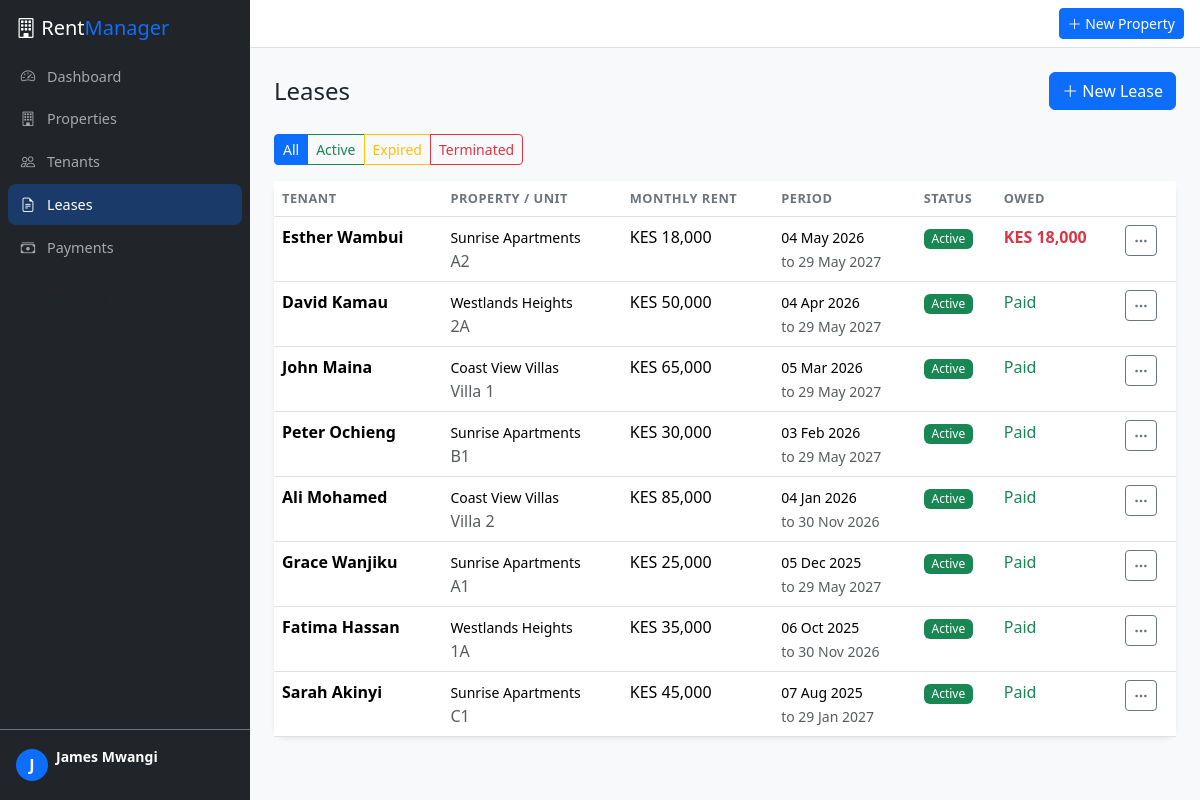
The page /leases/ (signed in) on the database its author committed.
### models.py (models this page shows, shortened)
class User(db.Model):
    __tablename__ = 'users'
    id = db.Column(db.Integer, primary_key=True)
    email = db.Column(db.String(120), unique=True, nullable=False, index=True)
    password_hash = db.Column(db.String(256), nullable=False)
    full_name = db.Column(db.String(120), nullable=False)
    phone = db.Column(db.String(20))
    role = db.Column(db.String(20), nullable=False, default='landlord')  # landlord, manager, admin
    is_active = db.Column(db.Boolean, default=True)
    created_at = db.Column(db.DateTime, default=datetime.utcnow)
    properties = db.relationship('Property', backref='owner', lazy='dynamic')
    audit_logs = db.relationship('AuditLog', backref='user', lazy='dynamic')
    @property
    def is_authenticated(self):
        return True

class Lease(db.Model):
    __tablename__ = 'leases'
    id = db.Column(db.Integer, primary_key=True)
    tenant_id = db.Column(db.Integer, db.ForeignKey('tenants.id'), nullable=False, index=True)
    unit_id = db.Column(db.Integer, db.ForeignKey('units.id'), nullable=False, index=True)
    start_date = db.Column(db.Date, nullable=False)
    end_date = db.Column(db.Date, nullable=False)
    monthly_rent = db.Column(db.Float, nullable=False)
    deposit_amount = db.Column(db.Float, default=0)
    deposit_paid = db.Column(db.Boolean, default=False)
    payment_day = db.Column(db.Integer, default=1)  # day of month rent is due
    status = db.Column(db.String(20), nullable=False, default='active')  # active, expired, terminated
    notes = db.Column(db.Text)
    created_at = db.Column(db.DateTime, default=datetime.utcnow)
    payments = db.relationship('Payment', backref='lease', lazy='dynamic')
    @property
    def months_owed(self):
        if self.status != 'active':
            return 0
        today = date.today()
        last_payment = self.payments.order_by(Payment.period_end.desc()).first()
        if not last_payment:
            months = (today.year - self.start_date.year) * 12 + today.month - self.start_date.month
            return max(0, months)
        months = (today.year - last_payment.period_end.year) * 12 + today.month - last_payment.period_end.month
        return max(0, months - 1)  # -1 because current month may not be due yet
    @property
    def total_owed(self):
        return self.months_owed * self.monthly_rent

class Tenant(db.Model):
    __tablename__ = 'tenants'
    id = db.Column(db.Integer, primary_key=True)
    full_name = db.Column(db.String(120), nullable=False)
    phone = db.Column(db.String(20), nullable=False)
    email = db.Column(db.String(120))
    id_type = db.Column(db.String(30), default='national_id')  # national_id, passport, alien_id
    id_number = db.Column(db.String(30))
    employer = db.Column(db.String(120))
    emergency_contact = db.Column(db.String(120))
    emergency_phone = db.Column(db.String(20))
    created_at = db.Column(db.DateTime, default=datetime.utcnow)
    leases = db.relationship('Lease', backref='tenant', lazy='dynamic')

class Property(db.Model):
    __tablename__ = 'properties'
    id = db.Column(db.Integer, primary_key=True)
    owner_id = db.Column(db.Integer, db.ForeignKey('users.id'), nullable=False, index=True)
    name = db.Column(db.String(120), nullable=False)
    address = db.Column(db.String(255), nullable=False)
    city = db.Column(db.String(80), nullable=False, default='Nairobi')
    property_type = db.Column(db.String(30), nullable=False, default='apartment')  # apartment, house, office, commercial
    description = db.Column(db.Text)
    created_at = db.Column(db.DateTime, default=datetime.utcnow)
    units = db.relationship('Unit', backref='property', lazy='dynamic', cascade='all, delete-orphan')

class Unit(db.Model):
    __tablename__ = 'units'
    id = db.Column(db.Integer, primary_key=True)
    property_id = db.Column(db.Integer, db.ForeignKey('properties.id'), nullable=False, index=True)
    unit_number = db.Column(db.String(20), nullable=False)
    floor = db.Column(db.Integer)
    bedrooms = db.Column(db.Integer, default=1)
    bathrooms = db.Column(db.Integer, default=1)
    sqm = db.Column(db.Float)
    monthly_rent = db.Column(db.Float, nullable=False)
    status = db.Column(db.String(20), nullable=False, default='vacant')  # vacant, occupied, maintenance
    created_at = db.Column(db.DateTime, default=datetime.utcnow)
    leases = db.relationship('Lease', backref='unit', lazy='dynamic')
    maintenance_requests = db.relationship('MaintenanceRequest', backref='unit', lazy='dynamic')

### routes/leases.py (the view)
@leases_bp.route('/')
@login_required
def list_leases():
    status = request.args.get('status', 'all')
    q = db.session.query(Lease).join(Unit).join(Property).filter(Property.owner_id == current_user.id)
    if status != 'all':
        q = q.filter(Lease.status == status)
    leases = q.order_by(Lease.start_date.desc()).all()
    return render_template('leases/list.html', leases=leases, current_status=status)

### templates/leases/list.html (shortened to what this page needs)
{% extends "base.html" %}
{% block content %}
<div class="d-flex justify-content-between align-items-center mb-4">
    <h4 class="mb-0">Leases</h4>
    <a href="{{ url_for('leases.add') }}" class="btn btn-primary"><i class="bi bi-plus-lg"></i> New Lease</a>
</div>
<div class="mb-3">
    <div class="btn-group btn-group-sm">
        <a href="{{ url_for('leases.list_leases', status='all') }}" class="btn {{ 'btn-primary' if current_status == 'all' else 'btn-outline-primary' }}">All</a>
        <a href="{{ url_for('leases.list_leases', status='active') }}" class="btn {{ 'btn-success' if current_status == 'active' else 'btn-outline-success' }}">Active</a>
        <a href="{{ url_for('leases.list_leases', status='expired') }}" class="btn {{ 'btn-warning' if current_status == 'expired' else 'btn-outline-warning' }}">Expired</a>
        <a href="{{ url_for('leases.list_leases', status='terminated') }}" class="btn {{ 'btn-danger' if current_status == 'terminated' else 'btn-outline-danger' }}">Terminated</a>
    </div>
</div>
{% if leases %}
<div class="card border-0 shadow-sm">
    <div class="table-responsive">
        <table class="table table-hover mb-0">
            <thead>
                <tr>
                    <th>Tenant</th>
                    <th>Property / Unit</th>
                    <th>Monthly Rent</th>
                    <th>Period</th>
                    <th>Status</th>
                    <th>Owed</th>
                    <th></th>
                </tr>
            </thead>
            <tbody>
                {% for l in leases %}
                <tr>
                    <td class="fw-bold">{{ l.tenant.full_name }}</td>
                    <td>
                        <small>{{ l.unit.property.name }}</small><br>
                        <span class="text-muted">{{ l.unit.unit_number }}</span>
                    </td>
                    <td>KES {{ "{:,.0f}".format(l.monthly_rent) }}</td>
                    <td>
                        <small>{{ l.start_date.strftime('%d %b %Y') }}</small><br>
                        <small class="text-muted">to {{ l.end_date.strftime('%d %b %Y') }}</small>
                    </td>
                    <td>
                        <span class="badge {% if l.status == 'active' %}bg-success{% elif l.status == 'expired' %}bg-warning text-dark{% else %}bg-danger{% endif %}">
                            {{ l.status|title }}
                        </span>
                    </td>
                    <td>
                        {% if l.total_owed > 0 %}
                            <span class="text-danger fw-bold">KES {{ "{:,.0f}".format(l.total_owed) }}</span>
                        {% else %}
                            <span class="text-success">Paid</span>
                        {% endif %}
                    </td>
                    <td>
                        <div class="dropdown">
                            <button class="btn btn-sm btn-outline-secondary" data-bs-toggle="dropdown"><i class="bi bi-three-dots"></i></button>
                        </div>
                    </td>
                </tr>
                {% endfor %}
            </tbody>
        </table>
    </div>
</div>
{% else %}
<div class="text-center py-5">
    <i class="bi bi-file-earmark-text fs-1 text-muted"></i>
    <h5 class="mt-3">No leases found</h5>
    <a href="{{ url_for('leases.add') }}" class="btn btn-primary">Create Lease</a>
</div>
{% endif %}
{% endblock %}

### templates/base.html (shortened to what this page needs)
<!DOCTYPE html>
<html lang="en" data-bs-theme="light">
<head>
    <link href="https://cdn.jsdelivr.net/npm/bootstrap@5.3.3/dist/css/bootstrap.min.css" rel="stylesheet">
    <link href="https://cdn.jsdelivr.net/npm/bootstrap-icons@1.11.3/font/bootstrap-icons.css" rel="stylesheet">
    <link href="{{ url_for('static', filename='css/style.css') }}" rel="stylesheet">
</head>
<body>
{% if current_user.is_authenticated %}
<div class="d-flex">
    <nav id="sidebar" class="sidebar bg-dark">
        <div class="sidebar-brand py-3 px-3">
            <h5 class="text-white mb-0"><i class="bi bi-building"></i> Rent<span class="text-primary">Manager</span></h5>
        </div>
        <ul class="nav flex-column px-2">
            <li class="nav-item">
                <a class="nav-link {% if request.endpoint == 'dashboard.index' %}active{% endif %}" href="{{ url_for('dashboard.index') }}">
                    <i class="bi bi-speedometer2"></i> Dashboard
                </a>
            </li>
            <li class="nav-item">
                <a class="nav-link {% if 'properties' in request.endpoint|default('') %}active{% endif %}" href="{{ url_for('properties.list_properties') }}">
                    <i class="bi bi-building"></i> Properties
                </a>
            </li>
            <li class="nav-item">
                <a class="nav-link {% if 'tenants' in request.endpoint|default('') %}active{% endif %}" href="{{ url_for('tenants.list_tenants') }}">
                    <i class="bi bi-people"></i> Tenants
                </a>
            </li>
            <li class="nav-item">
                <a class="nav-link {% if 'leases' in request.endpoint|default('') %}active{% endif %}" href="{{ url_for('leases.list_leases') }}">
                    <i class="bi bi-file-earmark-text"></i> Leases
                </a>
            </li>
            <li class="nav-item">
                <a class="nav-link {% if 'payments' in request.endpoint|default('') %}active{% endif %}" href="{{ url_for('payments.list_payments') }}">
                    <i class="bi bi-cash-stack"></i> Payments
                </a>
            </li>
            <li class="nav-item mt-2">
                <a class="nav-link text-muted small" href="{{ url_for('reports.rent_roll') }}">
                    <i class="bi bi-table"></i> Rent Roll
                </a>
            </li>
            <li class="nav-item">
                <a class="nav-link text-muted small" href="{{ url_for('reports.arrears') }}">
                    <i class="bi bi-exclamation-triangle"></i> Arrears
                </a>
            </li>
            <li class="nav-item">
                <a class="nav-link text-muted small" href="{{ url_for('reports.payment_history') }}">
                    <i class="bi bi-clock-history"></i> Payment History
                </a>
            </li>
        </ul>
        <div class="mt-auto px-3 py-3 border-top border-secondary">
            <div class="d-flex align-items-center">
                <div class="avatar bg-primary rounded-circle d-flex align-items-center justify-content-center me-2" style="width:32px;height:32px">
                    <span class="text-white fw-bold">{{ current_user.full_name[0] }}</span>
                </div>
                <div class="flex-grow-1">
                    <div class="text-white small fw-bold">{{ current_user.full_name }}</div>
                    <div class="text-muted" style="font-size:0.7rem">{{ current_user.role|title }}</div>
                </div>
                <a href="{{ url_for('auth.logout') }}" class="text-muted" title="Logout"><i class="bi bi-box-arrow-right"></i></a>
            </div>
        </div>
    </nav>
    <div class="main-content flex-grow-1">
        <nav class="navbar navbar-expand-lg bg-white border-bottom px-3">
            <div class="ms-auto d-flex align-items-center gap-2">
                <a href="{{ url_for('properties.add') }}" class="btn btn-sm btn-primary"><i class="bi bi-plus-lg"></i> New Property</a>
            </div>
        </nav>
        <div class="p-3 p-md-4">
            {% block content %}{% endblock %}
        </div>
    </div>
</div>
{% endif %}
</body>
</html>

### static/css/style.css (style rules this page uses)
:root { --sidebar-width: 250px; }
.sidebar { width: var(--sidebar-width); min-height: 100vh; position: fixed; top: 0; left: 0; z-index: 1040; display: flex; flex-direction: column; transition: transform 0.3s ease; }
.sidebar .nav-link { color: rgba(255,255,255,0.6); padding: 0.6rem 0.8rem; border-radius: 0.5rem; margin-bottom: 2px; font-size: 0.9rem; transition: all 0.2s; }
.sidebar .nav-link.active { color: #fff; background: rgba(13, 110, 253, 0.3); font-weight: 500; }
.sidebar .nav-link i { width: 20px; margin-right: 8px; }
.main-content { margin-left: var(--sidebar-width); min-height: 100vh; background: #f8f9fa; }
.card { border-radius: 0.75rem; }
.table th { font-size: 0.8rem; text-transform: uppercase; letter-spacing: 0.5px; color: #6c757d; font-weight: 600; border-bottom-width: 1px; }
.badge { font-weight: 500; }

### rows shown on the page
User: full_name "J", full_name "James Mwangi"
Lease: tenant.full_name "Esther Wambui", unit.property.name "Sunrise Apartments", unit.unit_number "A2", monthly_rent "18,000", start_date "04 May 2026", end_date "29 May 2027", status "Active", total_owed "18,000"
Lease: tenant.full_name "David Kamau", unit.property.name "Westlands Heights", unit.unit_number "2A", monthly_rent "50,000", start_date "04 Apr 2026", end_date "29 May 2027", status "Active", shows "Paid"
Lease: tenant.full_name "John Maina", unit.property.name "Coast View Villas", unit.unit_number "Villa 1", monthly_rent "65,000", start_date "05 Mar 2026", end_date "29 May 2027", status "Active", shows "Paid"
Lease: tenant.full_name "Peter Ochieng", unit.property.name "Sunrise Apartments", unit.unit_number "B1", monthly_rent "30,000", start_date "03 Feb 2026", end_date "29 May 2027", status "Active", shows "Paid"
Lease: tenant.full_name "Ali Mohamed", unit.property.name "Coast View Villas", unit.unit_number "Villa 2", monthly_rent "85,000", start_date "04 Jan 2026", end_date "30 Nov 2026", status "Active", shows "Paid"
Lease: tenant.full_name "Grace Wanjiku", unit.property.name "Sunrise Apartments", unit.unit_number "A1", monthly_rent "25,000", start_date "05 Dec 2025", end_date "29 May 2027", status "Active", shows "Paid"
Lease: tenant.full_name "Fatima Hassan", unit.property.name "Westlands Heights", unit.unit_number "1A", monthly_rent "35,000", start_date "06 Oct 2025", end_date "30 Nov 2026", status "Active", shows "Paid"
Lease: tenant.full_name "Sarah Akinyi", unit.property.name "Sunrise Apartments", unit.unit_number "C1", monthly_rent "45,000", start_date "07 Aug 2025", end_date "29 Jan 2027", status "Active", shows "Paid"
